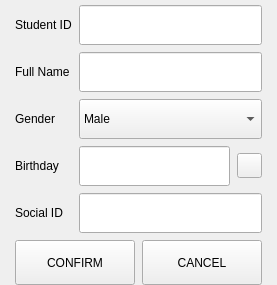
              <widget class="QWidget" name="page_addOne">
               <layout class="QGridLayout" name="gridLayout_12">
                <property name="leftMargin">
                 <number>15</number>
                </property>
                <property name="topMargin">
                 <number>5</number>
                </property>
                <property name="rightMargin">
                 <number>15</number>
                </property>
                <property name="bottomMargin">
                 <number>0</number>
                </property>
                <property name="spacing">
                 <number>7</number>
                </property>
                <item row="0" column="0">
                 <widget class="QLabel" name="lb_addStuID">
                  <property name="text">
                   <string>Student ID</string>
                  </property>
                 </widget>
                </item>
                <item row="0" column="1" colspan="3">
                 <widget class="QLineEdit" name="txt_addID">
                  <property name="minimumSize">
                   <size>
                    <width>0</width>
                    <height>40</height>
                   </size>
                  </property>
                 </widget>
                </item>
                <item row="1" column="0">
                 <widget class="QLabel" name="lb_addName">
                  <property name="text">
                   <string>Full Name</string>
                  </property>
                 </widget>
                </item>
                <item row="1" column="1" colspan="3">
                 <widget class="QLineEdit" name="txt_addName">
                  <property name="minimumSize">
                   <size>
                    <width>0</width>
                    <height>40</height>
                   </size>
                  </property>
                 </widget>
                </item>
                <item row="2" column="0">
                 <widget class="QLabel" name="lb_addGender">
                  <property name="text">
                   <string>Gender</string>
                  </property>
                 </widget>
                </item>
                <item row="2" column="1" colspan="3">
                 <widget class="QComboBox" name="box_addGender">
                  <property name="minimumSize">
                   <size>
                    <width>0</width>
                    <height>40</height>
                   </size>
                  </property>
                  <item>
                   <property name="text">
                    <string>Male</string>
                   </property>
                  </item>
                  <item>
                   <property name="text">
                    <string>Female</string>
                   </property>
                  </item>
                 </widget>
                </item>
                <item row="3" column="0">
                 <widget class="QLabel" name="lb_addBirthday">
                  <property name="text">
                   <string>Birthday</string>
                  </property>
                 </widget>
                </item>
                <item row="3" column="1" colspan="2">
                 <widget class="QLineEdit" name="txt_addBirthday">
                  <property name="minimumSize">
                   <size>
                    <width>0</width>
                    <height>40</height>
                   </size>
                  </property>
                  <property name="readOnly">
                   <bool>true</bool>
                  </property>
                 </widget>
                </item>
                <item row="3" column="3">
                 <widget class="QPushButton" name="button_openCalendar">
                  <property name="minimumSize">
                   <size>
                    <width>25</width>
                    <height>25</height>
                   </size>
                  </property>
                  <property name="maximumSize">
                   <size>
                    <width>25</width>
                    <height>25</height>
                   </size>
                  </property>
                  <property name="styleSheet">
                   <string notr="true">border-image: url(:/background/right_arrow.png);</string>
                  </property>
                  <property name="text">
                   <string/>
                  </property>
                 </widget>
                </item>
                <item row="4" column="0">
                 <widget class="QLabel" name="lb_addSocialID">
                  <property name="text">
                   <string>Social ID</string>
                  </property>
                 </widget>
                </item>
                <item row="4" column="1" colspan="3">
                 <widget class="QLineEdit" name="txt_addSocialID">
                  <property name="minimumSize">
                   <size>
                    <width>0</width>
                    <height>40</height>
                   </size>
                  </property>
                 </widget>
                </item>
                <item row="5" column="0" colspan="2">
                 <widget class="QPushButton" name="button_confirm_5">
                  <property name="minimumSize">
                   <size>
                    <width>120</width>
                    <height>45</height>
                   </size>
                  </property>
                  <property name="maximumSize">
                   <size>
                    <width>120</width>
                    <height>16777215</height>
                   </size>
                  </property>
                  <property name="text">
                   <string>CONFIRM</string>
                  </property>
                 </widget>
                </item>
                <item row="5" column="2" colspan="2" alignment="Qt::AlignRight">
                 <widget class="QPushButton" name="button_cancel">
                  <property name="minimumSize">
                   <size>
                    <width>120</width>
                    <height>45</height>
                   </size>
                  </property>
                  <property name="maximumSize">
                   <size>
                    <width>120</width>
                    <height>16777215</height>
                   </size>
                  </property>
                  <property name="text">
                   <string>CANCEL</string>
                  </property>
                 </widget>
                </item>
               </layout>
              </widget>
